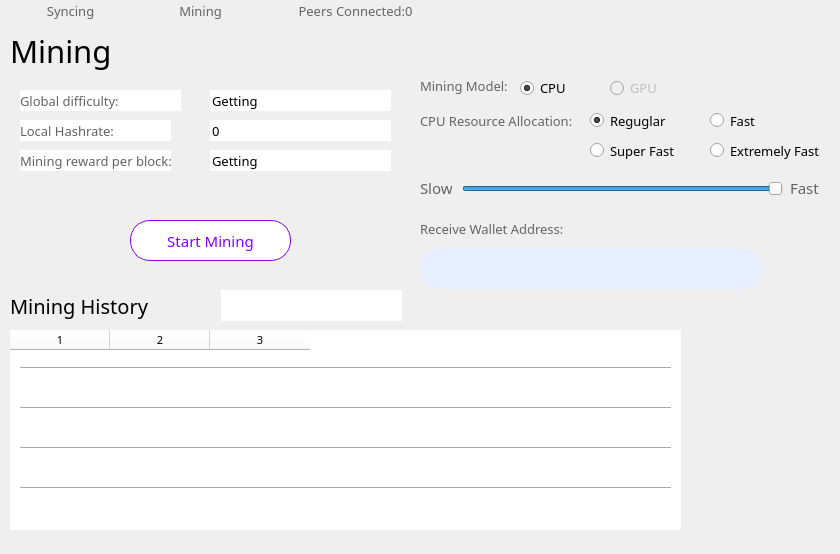
   <widget class="QWidget" name="p5">
    <widget class="QToolButton" name="toolButton_21">
     <property name="geometry">
      <rect>
       <x>0</x>
       <y>0</y>
       <width>131</width>
       <height>21</height>
      </rect>
     </property>
     <property name="font">
      <font>
       <family>微软雅黑 Light</family>
       <pointsize>10</pointsize>
      </font>
     </property>
     <property name="styleSheet">
      <string notr="true">border:0px;
color: rgb(100, 100, 100);</string>
     </property>
     <property name="text">
      <string>   Syncing</string>
     </property>
     <property name="icon">
      <iconset resource="pic.qrc">
       <normaloff>:/pic/grayqukuai.png</normaloff>:/pic/grayqukuai.png</iconset>
     </property>
     <property name="toolButtonStyle">
      <enum>Qt::ToolButtonTextBesideIcon</enum>
     </property>
    </widget>
    <widget class="QToolButton" name="toolButton_22">
     <property name="geometry">
      <rect>
       <x>130</x>
       <y>0</y>
       <width>131</width>
       <height>21</height>
      </rect>
     </property>
     <property name="font">
      <font>
       <family>微软雅黑 Light</family>
       <pointsize>10</pointsize>
      </font>
     </property>
     <property name="styleSheet">
      <string notr="true">border:0px;
color: rgb(100, 100, 100);</string>
     </property>
     <property name="text">
      <string>   Mining</string>
     </property>
     <property name="icon">
      <iconset resource="pic.qrc">
       <normaloff>:/pic/graymining.png</normaloff>:/pic/graymining.png</iconset>
     </property>
     <property name="toolButtonStyle">
      <enum>Qt::ToolButtonTextBesideIcon</enum>
     </property>
    </widget>
    <widget class="QToolButton" name="toolButton_23">
     <property name="geometry">
      <rect>
       <x>270</x>
       <y>0</y>
       <width>161</width>
       <height>21</height>
      </rect>
     </property>
     <property name="font">
      <font>
       <family>微软雅黑 Light</family>
       <pointsize>10</pointsize>
      </font>
     </property>
     <property name="styleSheet">
      <string notr="true">border:0px;
color: rgb(100, 100, 100);</string>
     </property>
     <property name="text">
      <string>   Peers Connected:0</string>
     </property>
     <property name="icon">
      <iconset resource="pic.qrc">
       <normaloff>:/pic/tubiaoer.png</normaloff>:/pic/tubiaoer.png</iconset>
     </property>
     <property name="toolButtonStyle">
      <enum>Qt::ToolButtonTextBesideIcon</enum>
     </property>
    </widget>
    <widget class="QLabel" name="label_16">
     <property name="geometry">
      <rect>
       <x>10</x>
       <y>30</y>
       <width>141</width>
       <height>41</height>
      </rect>
     </property>
     <property name="font">
      <font>
       <family>微软雅黑</family>
       <pointsize>23</pointsize>
      </font>
     </property>
     <property name="text">
      <string>Mining</string>
     </property>
    </widget>
    <widget class="QPushButton" name="pushButton_11">
     <property name="geometry">
      <rect>
       <x>780</x>
       <y>440</y>
       <width>51</width>
       <height>51</height>
      </rect>
     </property>
     <property name="cursor">
      <cursorShape>PointingHandCursor</cursorShape>
     </property>
     <property name="focusPolicy">
      <enum>Qt::NoFocus</enum>
     </property>
     <property name="styleSheet">
      <string notr="true">border:0px;</string>
     </property>
     <property name="text">
      <string/>
     </property>
     <property name="icon">
      <iconset resource="pic.qrc">
       <normaloff>:/pic/05.png</normaloff>:/pic/05.png</iconset>
     </property>
     <property name="iconSize">
      <size>
       <width>40</width>
       <height>40</height>
      </size>
     </property>
     <property name="flat">
      <bool>true</bool>
     </property>
    </widget>
    <widget class="QPushButton" name="pushButton_12">
     <property name="geometry">
      <rect>
       <x>710</x>
       <y>370</y>
       <width>51</width>
       <height>51</height>
      </rect>
     </property>
     <property name="cursor">
      <cursorShape>PointingHandCursor</cursorShape>
     </property>
     <property name="focusPolicy">
      <enum>Qt::NoFocus</enum>
     </property>
     <property name="styleSheet">
      <string notr="true">border:0px;</string>
     </property>
     <property name="text">
      <string/>
     </property>
     <property name="icon">
      <iconset resource="pic.qrc">
       <normaloff>:/pic/sdO8tAw.png</normaloff>:/pic/sdO8tAw.png</iconset>
     </property>
     <property name="iconSize">
      <size>
       <width>40</width>
       <height>40</height>
      </size>
     </property>
     <property name="flat">
      <bool>true</bool>
     </property>
    </widget>
    <widget class="QPushButton" name="pushButton_13">
     <property name="geometry">
      <rect>
       <x>780</x>
       <y>370</y>
       <width>51</width>
       <height>51</height>
      </rect>
     </property>
     <property name="cursor">
      <cursorShape>PointingHandCursor</cursorShape>
     </property>
     <property name="focusPolicy">
      <enum>Qt::NoFocus</enum>
     </property>
     <property name="styleSheet">
      <string notr="true">border:0px;</string>
     </property>
     <property name="text">
      <string/>
     </property>
     <property name="icon">
      <iconset resource="pic.qrc">
       <normaloff>:/pic/03.png</normaloff>:/pic/03.png</iconset>
     </property>
     <property name="iconSize">
      <size>
       <width>40</width>
       <height>40</height>
      </size>
     </property>
     <property name="flat">
      <bool>true</bool>
     </property>
    </widget>
    <widget class="QPushButton" name="pushButton_14">
     <property name="geometry">
      <rect>
       <x>710</x>
       <y>440</y>
       <width>51</width>
       <height>51</height>
      </rect>
     </property>
     <property name="cursor">
      <cursorShape>PointingHandCursor</cursorShape>
     </property>
     <property name="focusPolicy">
      <enum>Qt::NoFocus</enum>
     </property>
     <property name="styleSheet">
      <string notr="true">border:0px;</string>
     </property>
     <property name="text">
      <string/>
     </property>
     <property name="icon">
      <iconset resource="pic.qrc">
       <normaloff>:/pic/04.png</normaloff>:/pic/04.png</iconset>
     </property>
     <property name="iconSize">
      <size>
       <width>40</width>
       <height>40</height>
      </size>
     </property>
     <property name="flat">
      <bool>true</bool>
     </property>
    </widget>
    <widget class="QLabel" name="label_19">
     <property name="geometry">
      <rect>
       <x>20</x>
       <y>90</y>
       <width>161</width>
       <height>21</height>
      </rect>
     </property>
     <property name="font">
      <font>
       <family>微软雅黑</family>
       <pointsize>10</pointsize>
      </font>
     </property>
     <property name="styleSheet">
      <string notr="true">background-color: rgb(255, 255, 255);
color: rgb(100, 100, 100);</string>
     </property>
     <property name="text">
      <string>Global difficulty:</string>
     </property>
    </widget>
    <widget class="QLabel" name="label_20">
     <property name="geometry">
      <rect>
       <x>20</x>
       <y>120</y>
       <width>151</width>
       <height>21</height>
      </rect>
     </property>
     <property name="font">
      <font>
       <family>微软雅黑</family>
       <pointsize>10</pointsize>
      </font>
     </property>
     <property name="styleSheet">
      <string notr="true">color: rgb(100, 100, 100);
background-color: rgb(255, 255, 255);</string>
     </property>
     <property name="text">
      <string>Local Hashrate:</string>
     </property>
    </widget>
    <widget class="QLabel" name="label_21">
     <property name="geometry">
      <rect>
       <x>20</x>
       <y>150</y>
       <width>151</width>
       <height>21</height>
      </rect>
     </property>
     <property name="font">
      <font>
       <family>微软雅黑</family>
       <pointsize>10</pointsize>
      </font>
     </property>
     <property name="styleSheet">
      <string notr="true">color: rgb(100, 100, 100);
background-color: rgb(255, 255, 255);</string>
     </property>
     <property name="text">
      <string>Mining reward per block:</string>
     </property>
    </widget>
    <widget class="QLabel" name="label_43">
     <property name="geometry">
      <rect>
       <x>420</x>
       <y>75</y>
       <width>91</width>
       <height>21</height>
      </rect>
     </property>
     <property name="font">
      <font>
       <family>微软雅黑</family>
       <pointsize>10</pointsize>
      </font>
     </property>
     <property name="styleSheet">
      <string notr="true">color: rgb(100, 100, 100);</string>
     </property>
     <property name="text">
      <string>Mining Model:</string>
     </property>
    </widget>
    <widget class="QLabel" name="label_44">
     <property name="geometry">
      <rect>
       <x>420</x>
       <y>110</y>
       <width>161</width>
       <height>21</height>
      </rect>
     </property>
     <property name="font">
      <font>
       <family>微软雅黑</family>
       <pointsize>10</pointsize>
      </font>
     </property>
     <property name="styleSheet">
      <string notr="true">color: rgb(100, 100, 100);</string>
     </property>
     <property name="text">
      <string>CPU Resource Allocation:</string>
     </property>
    </widget>
    <widget class="QLabel" name="label_45">
     <property name="geometry">
      <rect>
       <x>420</x>
       <y>177</y>
       <width>41</width>
       <height>21</height>
      </rect>
     </property>
     <property name="font">
      <font>
       <family>微软雅黑</family>
       <pointsize>11</pointsize>
      </font>
     </property>
     <property name="styleSheet">
      <string notr="true">color: rgb(100, 100, 100);</string>
     </property>
     <property name="text">
      <string>Slow</string>
     </property>
    </widget>
    <widget class="QLabel" name="label_46">
     <property name="geometry">
      <rect>
       <x>790</x>
       <y>177</y>
       <width>31</width>
       <height>21</height>
      </rect>
     </property>
     <property name="font">
      <font>
       <family>微软雅黑</family>
       <pointsize>11</pointsize>
      </font>
     </property>
     <property name="styleSheet">
      <string notr="true">color: rgb(100, 100, 100);</string>
     </property>
     <property name="text">
      <string>Fast</string>
     </property>
    </widget>
    <widget class="QSlider" name="horizontalSlider">
     <property name="geometry">
      <rect>
       <x>462</x>
       <y>178</y>
       <width>321</width>
       <height>21</height>
      </rect>
     </property>
     <property name="maximum">
      <number>4</number>
     </property>
     <property name="value">
      <number>4</number>
     </property>
     <property name="orientation">
      <enum>Qt::Horizontal</enum>
     </property>
    </widget>
    <widget class="QLabel" name="label_47">
     <property name="geometry">
      <rect>
       <x>420</x>
       <y>218</y>
       <width>161</width>
       <height>21</height>
      </rect>
     </property>
     <property name="font">
      <font>
       <family>微软雅黑</family>
       <pointsize>10</pointsize>
      </font>
     </property>
     <property name="styleSheet">
      <string notr="true">color: rgb(100, 100, 100);</string>
     </property>
     <property name="text">
      <string>Receive Wallet Address:</string>
     </property>
    </widget>
    <widget class="QLineEdit" name="lineEdit_7">
     <property name="geometry">
      <rect>
       <x>420</x>
       <y>248</y>
       <width>341</width>
       <height>41</height>
      </rect>
     </property>
     <property name="font">
      <font>
       <family>微软雅黑</family>
       <pointsize>9</pointsize>
      </font>
     </property>
     <property name="focusPolicy">
      <enum>Qt::StrongFocus</enum>
     </property>
     <property name="styleSheet">
      <string notr="true">border:0px;
border-radius:20px;

background-color: rgb(230, 238, 255);</string>
     </property>
     <property name="text">
      <string/>
     </property>
    </widget>
    <widget class="QPushButton" name="pushButton_29">
     <property name="geometry">
      <rect>
       <x>780</x>
       <y>250</y>
       <width>41</width>
       <height>31</height>
      </rect>
     </property>
     <property name="cursor">
      <cursorShape>PointingHandCursor</cursorShape>
     </property>
     <property name="focusPolicy">
      <enum>Qt::NoFocus</enum>
     </property>
     <property name="styleSheet">
      <string notr="true">border:0px;</string>
     </property>
     <property name="text">
      <string/>
     </property>
     <property name="icon">
      <iconset resource="pic.qrc">
       <normaloff>:/pic/mw11.png</normaloff>:/pic/mw11.png</iconset>
     </property>
     <property name="iconSize">
      <size>
       <width>28</width>
       <height>28</height>
      </size>
     </property>
     <property name="flat">
      <bool>true</bool>
     </property>
    </widget>
    <widget class="QPushButton" name="pushButton_30">
     <property name="geometry">
      <rect>
       <x>130</x>
       <y>220</y>
       <width>161</width>
       <height>41</height>
      </rect>
     </property>
     <property name="font">
      <font>
       <family>微软雅黑 Light</family>
       <pointsize>11</pointsize>
      </font>
     </property>
     <property name="cursor">
      <cursorShape>PointingHandCursor</cursorShape>
     </property>
     <property name="focusPolicy">
      <enum>Qt::NoFocus</enum>
     </property>
     <property name="styleSheet">
      <string notr="true">border-width: 1px;
border-color: rgb(135, 0, 255);
background-color: rgb(255, 255, 255);
color: rgb(135, 0, 255);
border-radius:20px;
border-style:solid; 
</string>
     </property>
     <property name="text">
      <string>Start Mining</string>
     </property>
     <property name="flat">
      <bool>true</bool>
     </property>
    </widget>
    <widget class="QLabel" name="label_48">
     <property name="geometry">
      <rect>
       <x>10</x>
       <y>290</y>
       <width>141</width>
       <height>31</height>
      </rect>
     </property>
     <property name="font">
      <font>
       <family>微软雅黑</family>
       <pointsize>15</pointsize>
      </font>
     </property>
     <property name="text">
      <string>Mining History</string>
     </property>
    </widget>
    <widget class="QLabel" name="label_6">
     <property name="geometry">
      <rect>
       <x>0</x>
       <y>80</y>
       <width>411</width>
       <height>211</height>
      </rect>
     </property>
     <property name="autoFillBackground">
      <bool>false</bool>
     </property>
     <property name="text">
      <string/>
     </property>
     <property name="pixmap">
      <pixmap resource="pic.qrc">:/pic/chart.png</pixmap>
     </property>
     <property name="scaledContents">
      <bool>true</bool>
     </property>
     <property name="margin">
      <number>0</number>
     </property>
    </widget>
    <widget class="QPushButton" name="pushButton_45">
     <property name="geometry">
      <rect>
       <x>160</x>
       <y>290</y>
       <width>21</width>
       <height>31</height>
      </rect>
     </property>
     <property name="cursor">
      <cursorShape>PointingHandCursor</cursorShape>
     </property>
     <property name="focusPolicy">
      <enum>Qt::NoFocus</enum>
     </property>
     <property name="styleSheet">
      <string notr="true">border:0px;</string>
     </property>
     <property name="text">
      <string/>
     </property>
     <property name="icon">
      <iconset resource="pic.qrc">
       <normaloff>:/pic/puperqukuai.png</normaloff>:/pic/puperqukuai.png</iconset>
     </property>
     <property name="iconSize">
      <size>
       <width>28</width>
       <height>28</height>
      </size>
     </property>
     <property name="flat">
      <bool>true</bool>
     </property>
    </widget>
    <widget class="QWidget" name="widget" native="true">
     <property name="geometry">
      <rect>
       <x>510</x>
       <y>70</y>
       <width>171</width>
       <height>31</height>
      </rect>
     </property>
     <widget class="QRadioButton" name="radioButton">
      <property name="geometry">
       <rect>
        <x>10</x>
        <y>10</y>
        <width>71</width>
        <height>16</height>
       </rect>
      </property>
      <property name="font">
       <font>
        <family>微软雅黑</family>
        <pointsize>10</pointsize>
       </font>
      </property>
      <property name="focusPolicy">
       <enum>Qt::NoFocus</enum>
      </property>
      <property name="text">
       <string>CPU</string>
      </property>
      <property name="checked">
       <bool>true</bool>
      </property>
     </widget>
     <widget class="QRadioButton" name="radioButton_2">
      <property name="enabled">
       <bool>false</bool>
      </property>
      <property name="geometry">
       <rect>
        <x>100</x>
        <y>10</y>
        <width>61</width>
        <height>16</height>
       </rect>
      </property>
      <property name="font">
       <font>
        <family>微软雅黑</family>
        <pointsize>10</pointsize>
       </font>
      </property>
      <property name="focusPolicy">
       <enum>Qt::NoFocus</enum>
      </property>
      <property name="text">
       <string>GPU</string>
      </property>
     </widget>
    </widget>
    <widget class="QWidget" name="widget_2" native="true">
     <property name="geometry">
      <rect>
       <x>580</x>
       <y>110</y>
       <width>251</width>
       <height>51</height>
      </rect>
     </property>
     <widget class="QRadioButton" name="radioButton_6">
      <property name="geometry">
       <rect>
        <x>10</x>
        <y>30</y>
        <width>91</width>
        <height>21</height>
       </rect>
      </property>
      <property name="font">
       <font>
        <family>微软雅黑</family>
        <pointsize>10</pointsize>
       </font>
      </property>
      <property name="focusPolicy">
       <enum>Qt::NoFocus</enum>
      </property>
      <property name="text">
       <string>Super Fast</string>
      </property>
     </widget>
     <widget class="QRadioButton" name="radioButton_3">
      <property name="geometry">
       <rect>
        <x>130</x>
        <y>0</y>
        <width>61</width>
        <height>21</height>
       </rect>
      </property>
      <property name="font">
       <font>
        <family>微软雅黑</family>
        <pointsize>10</pointsize>
       </font>
      </property>
      <property name="focusPolicy">
       <enum>Qt::NoFocus</enum>
      </property>
      <property name="text">
       <string>Fast</string>
      </property>
     </widget>
     <widget class="QRadioButton" name="radioButton_4">
      <property name="geometry">
       <rect>
        <x>10</x>
        <y>0</y>
        <width>81</width>
        <height>21</height>
       </rect>
      </property>
      <property name="font">
       <font>
        <family>微软雅黑</family>
        <pointsize>10</pointsize>
       </font>
      </property>
      <property name="focusPolicy">
       <enum>Qt::NoFocus</enum>
      </property>
      <property name="text">
       <string>Reguglar</string>
      </property>
      <property name="checked">
       <bool>true</bool>
      </property>
     </widget>
     <widget class="QRadioButton" name="radioButton_5">
      <property name="geometry">
       <rect>
        <x>130</x>
        <y>30</y>
        <width>111</width>
        <height>21</height>
       </rect>
      </property>
      <property name="font">
       <font>
        <family>微软雅黑</family>
        <pointsize>10</pointsize>
       </font>
      </property>
      <property name="focusPolicy">
       <enum>Qt::NoFocus</enum>
      </property>
      <property name="text">
       <string>Extremely Fast</string>
      </property>
     </widget>
    </widget>
    <widget class="QLineEdit" name="lineEdit_10">
     <property name="geometry">
      <rect>
       <x>210</x>
       <y>90</y>
       <width>181</width>
       <height>21</height>
      </rect>
     </property>
     <property name="font">
      <font>
       <family>微软雅黑</family>
       <pointsize>10</pointsize>
      </font>
     </property>
     <property name="toolTip">
      <string/>
     </property>
     <property name="statusTip">
      <string/>
     </property>
     <property name="whatsThis">
      <string/>
     </property>
     <property name="accessibleName">
      <string/>
     </property>
     <property name="accessibleDescription">
      <string/>
     </property>
     <property name="styleSheet">
      <string notr="true">background-color: rgb(255, 255, 255);
QLineEdit[echoMode=&quot;2&quot;] {
    lineedit-password-character:42;
}
</string>
     </property>
     <property name="text">
      <string>Getting</string>
     </property>
     <property name="frame">
      <bool>false</bool>
     </property>
     <property name="echoMode">
      <enum>QLineEdit::Normal</enum>
     </property>
    </widget>
    <widget class="QLineEdit" name="lineEdit_11">
     <property name="geometry">
      <rect>
       <x>210</x>
       <y>120</y>
       <width>181</width>
       <height>21</height>
      </rect>
     </property>
     <property name="font">
      <font>
       <family>微软雅黑</family>
       <pointsize>10</pointsize>
      </font>
     </property>
     <property name="toolTip">
      <string/>
     </property>
     <property name="statusTip">
      <string/>
     </property>
     <property name="whatsThis">
      <string/>
     </property>
     <property name="accessibleName">
      <string/>
     </property>
     <property name="accessibleDescription">
      <string/>
     </property>
     <property name="styleSheet">
      <string notr="true">background-color: rgb(255, 255, 255);
QLineEdit[echoMode=&quot;2&quot;] {
    lineedit-password-character:42;
}
</string>
     </property>
     <property name="text">
      <string>0</string>
     </property>
     <property name="maxLength">
      <number>1000</number>
     </property>
     <property name="frame">
      <bool>false</bool>
     </property>
     <property name="echoMode">
      <enum>QLineEdit::Normal</enum>
     </property>
    </widget>
    <widget class="QLineEdit" name="lineEdit_12">
     <property name="geometry">
      <rect>
       <x>210</x>
       <y>150</y>
       <width>181</width>
       <height>21</height>
      </rect>
     </property>
     <property name="font">
      <font>
       <family>微软雅黑</family>
       <pointsize>10</pointsize>
      </font>
     </property>
     <property name="toolTip">
      <string/>
     </property>
     <property name="statusTip">
      <string/>
     </property>
     <property name="whatsThis">
      <string/>
     </property>
     <property name="accessibleName">
      <string/>
     </property>
     <property name="accessibleDescription">
      <string/>
     </property>
     <property name="styleSheet">
      <string notr="true">background-color: rgb(255, 255, 255);
QLineEdit[echoMode=&quot;2&quot;] {
    lineedit-password-character:42;
}
</string>
     </property>
     <property name="text">
      <string>Getting</string>
     </property>
     <property name="frame">
      <bool>false</bool>
     </property>
     <property name="echoMode">
      <enum>QLineEdit::Normal</enum>
     </property>
    </widget>
    <widget class="QLabel" name="label_23">
     <property name="geometry">
      <rect>
       <x>0</x>
       <y>324</y>
       <width>691</width>
       <height>221</height>
      </rect>
     </property>
     <property name="autoFillBackground">
      <bool>false</bool>
     </property>
     <property name="text">
      <string/>
     </property>
     <property name="pixmap">
      <pixmap resource="pic.qrc">:/pic/chart.png</pixmap>
     </property>
     <property name="scaledContents">
      <bool>true</bool>
     </property>
     <property name="margin">
      <number>0</number>
     </property>
    </widget>
    <widget class="QTableWidget" name="miningHistory">
     <property name="geometry">
      <rect>
       <x>10</x>
       <y>330</y>
       <width>671</width>
       <height>200</height>
      </rect>
     </property>
     <property name="font">
      <font>
       <family>微软雅黑</family>
       <pointsize>8</pointsize>
      </font>
     </property>
     <property name="styleSheet">
      <string notr="true">border:0px;
background-color: rgb(255, 255, 255);




</string>
     </property>
     <column>
      <property name="text">
       <string>1</string>
      </property>
     </column>
     <column>
      <property name="text">
       <string>2</string>
      </property>
     </column>
     <column>
      <property name="text">
       <string>3</string>
      </property>
     </column>
    </widget>
    <widget class="Line" name="line_2">
     <property name="geometry">
      <rect>
       <x>20</x>
       <y>400</y>
       <width>651</width>
       <height>16</height>
      </rect>
     </property>
     <property name="styleSheet">
      <string notr="true">background-color: rgb(255, 255, 255);</string>
     </property>
     <property name="orientation">
      <enum>Qt::Horizontal</enum>
     </property>
    </widget>
    <widget class="Line" name="line_3">
     <property name="geometry">
      <rect>
       <x>20</x>
       <y>440</y>
       <width>651</width>
       <height>16</height>
      </rect>
     </property>
     <property name="styleSheet">
      <string notr="true">background-color: rgb(255, 255, 255);</string>
     </property>
     <property name="orientation">
      <enum>Qt::Horizontal</enum>
     </property>
    </widget>
    <widget class="Line" name="line">
     <property name="geometry">
      <rect>
       <x>20</x>
       <y>360</y>
       <width>651</width>
       <height>16</height>
      </rect>
     </property>
     <property name="styleSheet">
      <string notr="true">background-color: rgb(255, 255, 255);</string>
     </property>
     <property name="orientation">
      <enum>Qt::Horizontal</enum>
     </property>
    </widget>
    <widget class="Line" name="line_4">
     <property name="geometry">
      <rect>
       <x>20</x>
       <y>480</y>
       <width>651</width>
       <height>16</height>
      </rect>
     </property>
     <property name="styleSheet">
      <string notr="true">background-color: rgb(255, 255, 255);</string>
     </property>
     <property name="orientation">
      <enum>Qt::Horizontal</enum>
     </property>
    </widget>
    <widget class="QLineEdit" name="lineEdit_32">
     <property name="geometry">
      <rect>
       <x>221</x>
       <y>290</y>
       <width>181</width>
       <height>31</height>
      </rect>
     </property>
     <property name="font">
      <font>
       <family>微软雅黑</family>
       <pointsize>10</pointsize>
      </font>
     </property>
     <property name="toolTip">
      <string/>
     </property>
     <property name="statusTip">
      <string/>
     </property>
     <property name="whatsThis">
      <string/>
     </property>
     <property name="accessibleName">
      <string/>
     </property>
     <property name="accessibleDescription">
      <string/>
     </property>
     <property name="styleSheet">
      <string notr="true">
QLineEdit[echoMode=&quot;2&quot;] {
    lineedit-password-character:42;
}
</string>
     </property>
     <property name="frame">
      <bool>false</bool>
     </property>
     <property name="echoMode">
      <enum>QLineEdit::Normal</enum>
     </property>
    </widget>
    <zorder>label_6</zorder>
    <zorder>toolButton_21</zorder>
    <zorder>toolButton_22</zorder>
    <zorder>toolButton_23</zorder>
    <zorder>label_16</zorder>
    <zorder>pushButton_11</zorder>
    <zorder>pushButton_12</zorder>
    <zorder>pushButton_13</zorder>
    <zorder>pushButton_14</zorder>
    <zorder>label_19</zorder>
    <zorder>label_20</zorder>
    <zorder>label_21</zorder>
    <zorder>label_43</zorder>
    <zorder>label_44</zorder>
    <zorder>label_45</zorder>
    <zorder>label_46</zorder>
    <zorder>horizontalSlider</zorder>
    <zorder>label_47</zorder>
    <zorder>lineEdit_7</zorder>
    <zorder>pushButton_29</zorder>
    <zorder>pushButton_30</zorder>
    <zorder>label_48</zorder>
    <zorder>pushButton_45</zorder>
    <zorder>widget</zorder>
    <zorder>widget_2</zorder>
    <zorder>lineEdit_10</zorder>
    <zorder>lineEdit_11</zorder>
    <zorder>lineEdit_12</zorder>
    <zorder>label_23</zorder>
    <zorder>miningHistory</zorder>
    <zorder>line_2</zorder>
    <zorder>line_3</zorder>
    <zorder>line</zorder>
    <zorder>line_4</zorder>
    <zorder>lineEdit_32</zorder>
   </widget>
